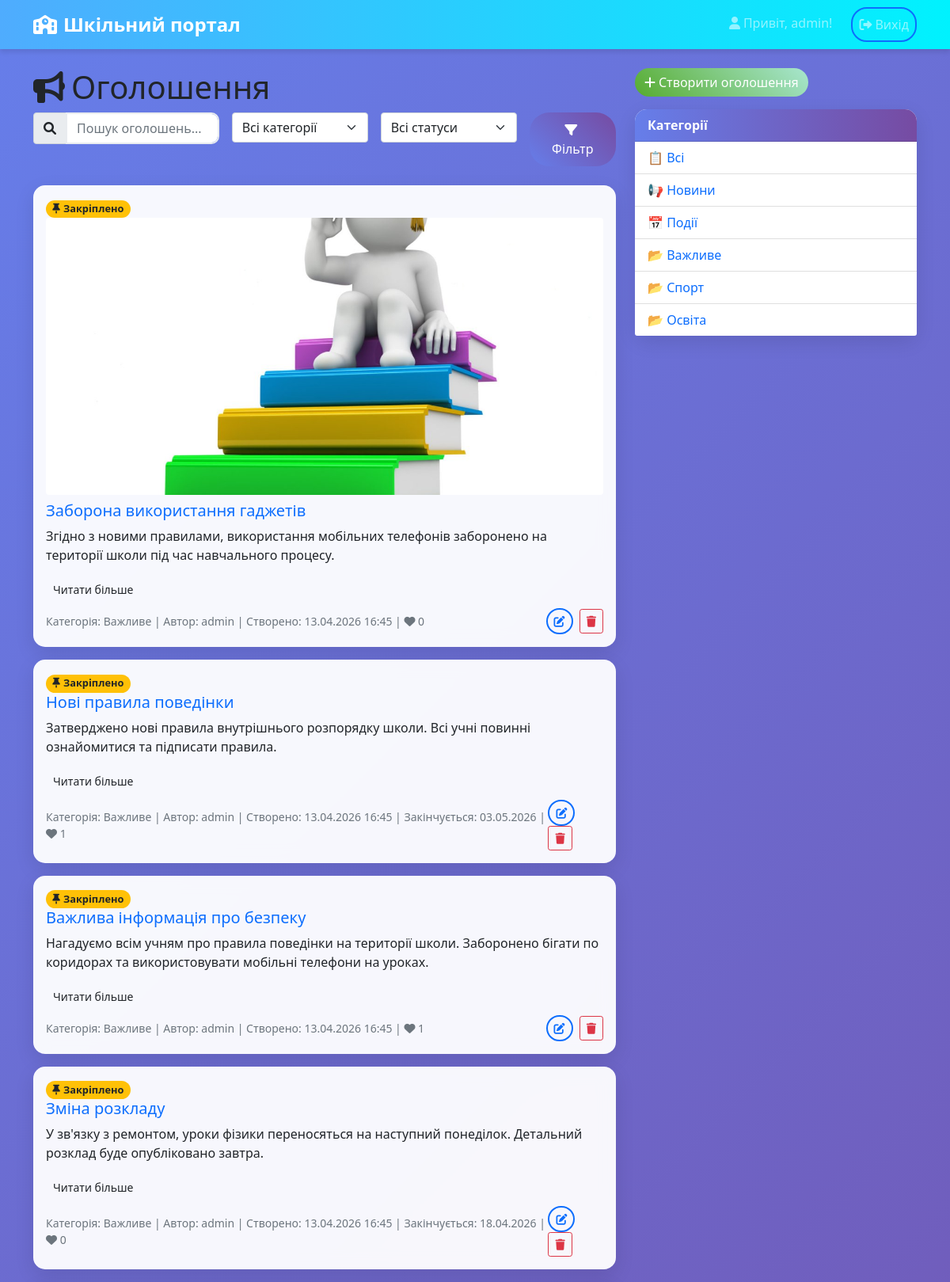
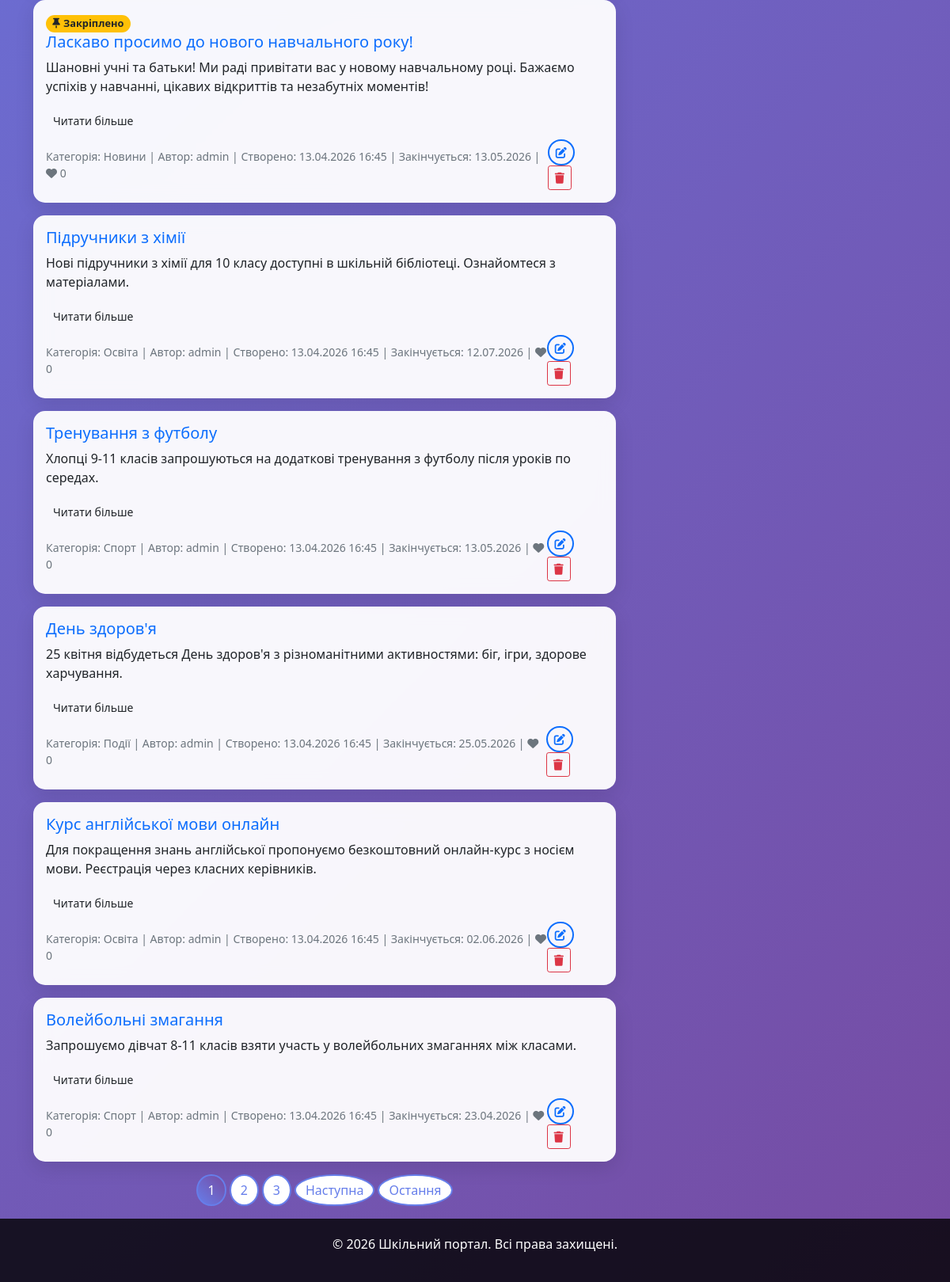
The page /announcements/ (signed in) on the database its author committed (2 pictures, top to bottom).
### announcements/models.py (models this page shows, shortened)
class Announcement(models.Model):
    title = models.CharField(max_length=200)
    content = models.TextField()
    category = models.ForeignKey(Category, on_delete=models.CASCADE)
    author = models.ForeignKey(User, on_delete=models.CASCADE)
    created_at = models.DateTimeField(auto_now_add=True)
    updated_at = models.DateTimeField(auto_now=True)
    end_date = models.DateField(null=True, blank=True)
    is_pinned = models.BooleanField(default=False)
    file = models.FileField(upload_to='announcements/', blank=True, null=True)
    image = models.ImageField(upload_to='announcements/images/', blank=True, null=True, verbose_name='Зображення')
    class Meta:
        ordering = ['-is_pinned', '-created_at']

class Category(models.Model):
    name = models.CharField(max_length=100, unique=True)
    description = models.TextField(blank=True)

### announcements/views.py (the view)
# urls.py: path('', views.announcement_list, name='announcement_list'),
def announcement_list(request):
    announcements = Announcement.objects.all()
    categories = Category.objects.all()
    query = request.GET.get('q')
    if query:
        announcements = announcements.filter(
            Q(title__icontains=query) | Q(content__icontains=query)
        )
    category_id = request.GET.get('category')
    if category_id:
        announcements = announcements.filter(category_id=category_id)
    status = request.GET.get('status')
    if status == 'active':
        announcements = announcements.filter(end_date__gte=timezone.now().date())
    elif status == 'expired':
        announcements = announcements.filter(end_date__lt=timezone.now().date())
    paginator = Paginator(announcements, 10)  # 10 объявлений на страницу
    page_number = request.GET.get('page')
    page_obj = paginator.get_page(page_number)
    context = {
        'announcements': page_obj,
        'categories': categories,
        'query': query,
        'selected_category': category_id,
        'status': status,
        'is_admin': request.user.is_authenticated and request.user.groups.filter(name='Admin').exists(),
    }
    return render(request, 'announcements/list.html', context)

### announcements/views.py (called while the page is built)
def validate_number(self, number):
    try:
        number = int(number)
    except (TypeError, ValueError):
        raise PageNotAnInteger("Page number is not an integer")
    if number < 1:
        raise EmptyPage("Page number is less than 1")
    if number > self.num_pages:
        if number == 1 and self.num_pages == 0:
            pass
        else:
            raise EmptyPage("Page number is greater than number of pages")
    return number

### announcements/templates/announcements/list.html (shortened to what this page needs)
{% extends 'announcements/base.html' %}
{% block content %}
<div class="row">
    <div class="col-md-8">
        <h1><i class="fas fa-bullhorn me-2"></i>Оголошення</h1>
        <form method="get" class="mb-4">
            <div class="row g-3">
                <div class="col-md-4">
                    <div class="input-group">
                        <span class="input-group-text"><i class="fas fa-search"></i></span>
                        <input type="text" name="q" class="form-control" placeholder="Пошук оголошень..." value="{{ query|default:'' }}">
                    </div>
                </div>
                <div class="col-md-3">
                    <select name="category" class="form-select">
                        <option value="">Всі категорії</option>
                    </select>
                </div>
                <div class="col-md-3">
                    <select name="status" class="form-select">
                        <option value="">Всі статуси</option>
                    </select>
                </div>
                <div class="col-md-2">
                    <button type="submit" class="btn btn-primary w-100 filter-btn {% if filtered %}active{% endif %}">
                        <i class="fas fa-filter me-1"></i>Фільтр
                    </button>
                </div>
            </div>
        </form>
        {% if announcements %}
            {% for announcement in announcements %}
                <div class="card mb-3 announcement-card {% if announcement.is_pinned %}border-warning{% endif %}">
                    <div class="card-body">
                        {% if announcement.is_pinned %}
                            <span class="badge bg-warning text-dark">
                                <i class="fas fa-thumbtack me-1"></i>Закріплено
                            </span>
                        {% endif %}
                        {% if announcement.image %}
                            <div class="mb-2">
                                <img src="{{ announcement.image.url }}" alt="Зображення оголошення" class="img-fluid rounded w-100" style="max-height:350px;object-fit:cover;">
                            </div>
                        {% endif %}
                        <h5 class="card-title"><a href="{% url 'announcement_detail' announcement.pk %}" class="text-decoration-none">{{ announcement.title }}</a></h5>
                        <p class="card-text">{{ announcement.content|truncatechars:200 }}</p>
                        <a href="{% url 'announcement_detail' announcement.pk %}" class="btn btn-read-more btn-sm mb-2">Читати більше</a>
                        <div class="d-flex justify-content-between align-items-center">
                            <small class="text-muted">
                                Категорія: <span class="category {% if announcement.category.id|stringformat:'s' == selected_category %}active{% endif %}">{{ announcement.category.name }}</span> |
                                Автор: {{ announcement.author.username }} |
                                Створено: {{ announcement.created_at|date:"d.m.Y H:i" }}
                                {% if announcement.end_date %}
                                    | Закінчується: {{ announcement.end_date|date:"d.m.Y" }}
                                {% endif %} |
                                <span class="like-btn {% if user in announcement.likes.all %}liked{% endif %}" data-id="{{ announcement.pk }}">
                                    <i class="fas fa-heart"></i> {{ announcement.likes.count }}
                                </span>
                            </small>
                            {% if is_admin %}
                                <div>
                                    <a href="{% url 'announcement_edit' announcement.pk %}" class="btn btn-sm btn-outline-primary me-1">
                                        <i class="fas fa-edit"></i>
                                    </a>
                                    <a href="{% url 'announcement_delete' announcement.pk %}" class="btn btn-sm btn-outline-danger">
                                        <i class="fas fa-trash"></i>
                                    </a>
                                </div>
                            {% endif %}
                        </div>
                    </div>
                </div>
            {% endfor %}
        {% else %}
            <div class="empty-state">
                <i class="fas fa-inbox fa-2x mb-2"></i><br>
                Нічого не знайдено 😢
            </div>
        {% endif %}
        {% if announcements.has_other_pages %}
            <nav aria-label="Пагинация оголошень">
                <ul class="pagination justify-content-center">
                    {% for num in announcements.paginator.page_range %}
                        {% if announcements.number == num %}
                            <li class="page-item active"><span class="page-link">{{ num }}</span></li>
                        {% elif num > announcements.number|add:'-3' and num < announcements.number|add:'3' %}
                            <li class="page-item">
                                <a class="page-link" href="?page={{ num }}">{{ num }}</a>
                            </li>
                        {% endif %}
                    {% endfor %}
                    {% if announcements.has_next %}
                        <li class="page-item">
                            <a class="page-link" href="?page={{ announcements.next_page_number }}">Наступна</a>
                        </li>
                        <li class="page-item">
                            <a class="page-link" href="?page={{ announcements.paginator.num_pages }}">Остання</a>
                        </li>
                    {% endif %}
                </ul>
            </nav>
        {% endif %}
    </div>
    <div class="col-md-4">
        {% if is_admin %}
            <a href="{% url 'announcement_create' %}" class="btn btn-success mb-3">
                <i class="fas fa-plus me-1"></i>Створити оголошення
            </a>
        {% endif %}
        <div class="card">
            <div class="card-header">Категорії</div>
            <ul class="list-group list-group-flush">
                <li class="list-group-item{% if not selected_category %} active-category{% endif %}">
                    <span class="category-icon">📋</span>
                    <a href="{% url 'announcement_list' %}" class="text-decoration-none">Всі</a>
                </li>
                {% for category in categories %}
                    <li class="list-group-item{% if category.id|stringformat:'s' == selected_category %} active-category{% endif %}">
                        <span class="category-icon">
                            {% if category.name|lower == 'новини' %}📢{% elif category.name|lower == 'події' %}📅{% elif category.name|lower == 'важливо' %}❗{% else %}📂{% endif %}
                        </span>
                        <a href="?category={{ category.id }}" class="text-decoration-none">{{ category.name }}</a>
                    </li>
                {% endfor %}
            </ul>
        </div>
    </div>
</div>
{% endblock %}

### announcements/templates/announcements/base.html (shortened to what this page needs)
<!DOCTYPE html>
<html lang="uk">
<head>
    {% load static %}
    <link href="https://cdn.jsdelivr.net/npm/bootstrap@5.1.3/dist/css/bootstrap.min.css" rel="stylesheet">
    <link rel="stylesheet" href="https://cdnjs.cloudflare.com/ajax/libs/font-awesome/6.0.0/css/all.min.css">
    <link rel="stylesheet" href="{% static 'announcements/css/style.css' %}">
</head>
<body>
    <nav class="navbar navbar-expand-lg navbar-dark bg-primary">
        <div class="container">
            <a class="navbar-brand" href="{% url 'announcement_list' %}">
                <i class="fas fa-school me-2"></i>Шкільний портал
            </a>
            <div class="collapse navbar-collapse" id="navbarNav">
                <div class="navbar-nav ms-auto">
                    {% if user.is_authenticated %}
                        <span class="navbar-text me-3">
                            <i class="fas fa-user me-1"></i>Привіт, {{ user.username }}!
                        </span>
                        <form method="post" action="{% url 'logout' %}" style="display:inline;">
                            <button type="submit" class="nav-link btn btn-outline-primary ms-2">
                                <i class="fas fa-sign-out-alt me-1"></i>Вихід
                            </button>
                        </form>
                    {% endif %}
                </div>
            </div>
        </div>
    </nav>
    <div class="container mt-4">
        {% block content %}{% endblock %}
    </div>
    <footer class="footer mt-auto">
        <div class="container text-center">
            <p>&copy; 2026 Шкільний портал. Всі права захищені.</p>
        </div>
    </footer>

### static/announcements/css/style.css (style rules this page uses)
body { background: linear-gradient(135deg, #667eea 0%, #764ba2 100%); min-height: 100vh; font-family: 'Segoe UI', Tahoma, Geneva, Verdana, sans-serif; }
.navbar { background: linear-gradient(90deg, #4facfe 0%, #00f2fe 100%) !important; box-shadow: 0 4px 6px rgba(0, 0, 0, 0.1); }
.navbar-brand { font-weight: bold; font-size: 1.5rem; }
.card { border: none; border-radius: 15px; box-shadow: 0 8px 25px rgba(0, 0, 0, 0.1); transition: transform 0.3s ease, box-shadow 0.3s ease; background: rgba(255, 255, 255, 0.95); backdrop-filter: blur(10px); }
.card-header { background: linear-gradient(90deg, #667eea 0%, #764ba2 100%); color: white; border-radius: 15px 15px 0 0 !important; font-weight: bold; }
.btn-primary { background: linear-gradient(45deg, #667eea, #764ba2); border: none; border-radius: 25px; padding: 10px 20px; transition: all 0.3s ease; }
.btn-success { background: linear-gradient(45deg, #56ab2f, #a8e6cf); border: none; border-radius: 25px; }
.btn-outline-primary { border-radius: 20px; border-width: 2px; transition: all 0.3s ease; }
.form-control { border-radius: 10px; border: 2px solid #e9ecef; transition: border-color 0.3s ease; }
.badge { border-radius: 20px; font-size: 0.8rem; }
.pagination .page-link { border-radius: 50% !important; margin: 0 5px; border: 2px solid #667eea; color: #667eea; }
.pagination .page-item.active .page-link { background: linear-gradient(45deg, #667eea, #764ba2); border-color: #667eea; }
.footer { background: rgba(0, 0, 0, 0.8); color: white; padding: 20px 0; margin-top: 50px; }
.card { animation: fadeIn 0.5s ease-out; }

### rows shown on the page
Announcement: is_pinned True (drawn), image (picture), title "Заборона використання гаджетів", content "Згідно з новими правилами, використання мобільних телефонів заборонено на території школи під час навчального процесу.", category.name "Важливе", author.username "admin", created_at "13.04.2026 16:45", likes.count "0"
Announcement: is_pinned True (drawn), title "Нові правила поведінки", content "Затверджено нові правила внутрішнього розпорядку школи. Всі учні повинні ознайомитися та підписати правила.", category.name "Важливе", author.username "admin", created_at "13.04.2026 16:45", end_date "03.05.2026", likes.count "1"
Announcement: is_pinned True (drawn), title "Важлива інформація про безпеку", content "Нагадуємо всім учням про правила поведінки на території школи. Заборонено бігати по коридорах та використовувати мобільні телефони на уроках.", category.name "Важливе", author.username "admin", created_at "13.04.2026 16:45", likes.count "1"
Announcement: is_pinned True (drawn), title "Зміна розкладу", content "У зв'язку з ремонтом, уроки фізики переносяться на наступний понеділок. Детальний розклад буде опубліковано завтра.", category.name "Важливе", author.username "admin", created_at "13.04.2026 16:45", end_date "18.04.2026", likes.count "0"
Announcement: is_pinned True (drawn), title "Ласкаво просимо до нового навчального року!", content "Шановні учні та батьки! Ми раді привітати вас у новому навчальному році. Бажаємо успіхів у навчанні, цікавих відкриттів та незабутніх моментів!", category.name "Новини", author.username "admin", created_at "13.04.2026 16:45", end_date "13.05.2026", likes.count "0"
Announcement: title "Підручники з хімії", content "Нові підручники з хімії для 10 класу доступні в шкільній бібліотеці. Ознайомтеся з матеріалами.", category.name "Освіта", author.username "admin", created_at "13.04.2026 16:45", end_date "12.07.2026", likes.count "0"
Announcement: title "Тренування з футболу", content "Хлопці 9-11 класів запрошуються на додаткові тренування з футболу після уроків по середах.", category.name "Спорт", author.username "admin", created_at "13.04.2026 16:45", end_date "13.05.2026", likes.count "0"
Announcement: title "День здоров'я", content "25 квітня відбудеться День здоров'я з різноманітними активностями: біг, ігри, здорове харчування.", category.name "Події", author.username "admin", created_at "13.04.2026 16:45", end_date "25.05.2026", likes.count "0"
Announcement: title "Курс англійської мови онлайн", content "Для покращення знань англійської пропонуємо безкоштовний онлайн-курс з носієм мови. Реєстрація через класних керівників.", category.name "Освіта", author.username "admin", created_at "13.04.2026 16:45", end_date "02.06.2026", likes.count "0"
Announcement: title "Волейбольні змагання", content "Запрошуємо дівчат 8-11 класів взяти участь у волейбольних змаганнях між класами.", category.name "Спорт", author.username "admin", created_at "13.04.2026 16:45", end_date "23.04.2026", likes.count "0"
Category: name "Новини"
Category: name "Події"
Category: name "Важливе"
Category: name "Спорт"
Category: name "Освіта"

### other values the page prints
{{ user.username }} "admin"
{{ num }} "1"
{{ num }} "2" "3"
